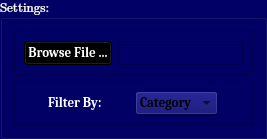
        <widget class="QGroupBox" name="groupBox">
         <property name="sizePolicy">
          <sizepolicy hsizetype="Minimum" vsizetype="Maximum">
           <horstretch>0</horstretch>
           <verstretch>0</verstretch>
          </sizepolicy>
         </property>
         <property name="palette">
          <palette>
           <active>
            <colorrole role="WindowText">
             <brush brushstyle="SolidPattern">
              <color alpha="255">
               <red>255</red>
               <green>255</green>
               <blue>255</blue>
              </color>
             </brush>
            </colorrole>
            <colorrole role="Button">
             <brush brushstyle="SolidPattern">
              <color alpha="255">
               <red>0</red>
               <green>0</green>
               <blue>102</blue>
              </color>
             </brush>
            </colorrole>
            <colorrole role="Base">
             <brush brushstyle="SolidPattern">
              <color alpha="255">
               <red>0</red>
               <green>0</green>
               <blue>102</blue>
              </color>
             </brush>
            </colorrole>
            <colorrole role="Window">
             <brush brushstyle="SolidPattern">
              <color alpha="255">
               <red>0</red>
               <green>0</green>
               <blue>102</blue>
              </color>
             </brush>
            </colorrole>
            <colorrole role="Highlight">
             <brush brushstyle="SolidPattern">
              <color alpha="255">
               <red>0</red>
               <green>0</green>
               <blue>0</blue>
              </color>
             </brush>
            </colorrole>
           </active>
           <inactive>
            <colorrole role="WindowText">
             <brush brushstyle="SolidPattern">
              <color alpha="255">
               <red>255</red>
               <green>255</green>
               <blue>255</blue>
              </color>
             </brush>
            </colorrole>
            <colorrole role="Button">
             <brush brushstyle="SolidPattern">
              <color alpha="255">
               <red>0</red>
               <green>0</green>
               <blue>102</blue>
              </color>
             </brush>
            </colorrole>
            <colorrole role="Base">
             <brush brushstyle="SolidPattern">
              <color alpha="255">
               <red>0</red>
               <green>0</green>
               <blue>102</blue>
              </color>
             </brush>
            </colorrole>
            <colorrole role="Window">
             <brush brushstyle="SolidPattern">
              <color alpha="255">
               <red>0</red>
               <green>0</green>
               <blue>102</blue>
              </color>
             </brush>
            </colorrole>
            <colorrole role="Highlight">
             <brush brushstyle="SolidPattern">
              <color alpha="255">
               <red>0</red>
               <green>0</green>
               <blue>0</blue>
              </color>
             </brush>
            </colorrole>
           </inactive>
           <disabled>
            <colorrole role="WindowText">
             <brush brushstyle="SolidPattern">
              <color alpha="255">
               <red>120</red>
               <green>120</green>
               <blue>120</blue>
              </color>
             </brush>
            </colorrole>
            <colorrole role="Button">
             <brush brushstyle="SolidPattern">
              <color alpha="255">
               <red>0</red>
               <green>0</green>
               <blue>102</blue>
              </color>
             </brush>
            </colorrole>
            <colorrole role="Base">
             <brush brushstyle="SolidPattern">
              <color alpha="255">
               <red>0</red>
               <green>0</green>
               <blue>102</blue>
              </color>
             </brush>
            </colorrole>
            <colorrole role="Window">
             <brush brushstyle="SolidPattern">
              <color alpha="255">
               <red>0</red>
               <green>0</green>
               <blue>102</blue>
              </color>
             </brush>
            </colorrole>
            <colorrole role="Highlight">
             <brush brushstyle="SolidPattern">
              <color alpha="255">
               <red>0</red>
               <green>120</green>
               <blue>215</blue>
              </color>
             </brush>
            </colorrole>
           </disabled>
          </palette>
         </property>
         <property name="font">
          <font>
           <family>Cambria Math</family>
           <pointsize>10</pointsize>
          </font>
         </property>
         <property name="toolTip">
          <string/>
         </property>
         <property name="statusTip">
          <string>Report Builder V1.0.0</string>
         </property>
         <property name="title">
          <string>Settings: </string>
         </property>
         <layout class="QVBoxLayout" name="verticalLayout_4">
          <item>
           <widget class="QFrame" name="frame_6">
            <property name="sizePolicy">
             <sizepolicy hsizetype="Minimum" vsizetype="Minimum">
              <horstretch>0</horstretch>
              <verstretch>0</verstretch>
             </sizepolicy>
            </property>
            <property name="frameShape">
             <enum>QFrame::StyledPanel</enum>
            </property>
            <property name="frameShadow">
             <enum>QFrame::Raised</enum>
            </property>
            <layout class="QHBoxLayout" name="horizontalLayout_4">
             <item>
              <widget class="QPushButton" name="btn_upload">
               <property name="sizePolicy">
                <sizepolicy hsizetype="Maximum" vsizetype="Fixed">
                 <horstretch>0</horstretch>
                 <verstretch>0</verstretch>
                </sizepolicy>
               </property>
               <property name="palette">
                <palette>
                 <active>
                  <colorrole role="WindowText">
                   <brush brushstyle="SolidPattern">
                    <color alpha="255">
                     <red>255</red>
                     <green>255</green>
                     <blue>255</blue>
                    </color>
                   </brush>
                  </colorrole>
                  <colorrole role="Button">
                   <brush brushstyle="SolidPattern">
                    <color alpha="255">
                     <red>0</red>
                     <green>0</green>
                     <blue>0</blue>
                    </color>
                   </brush>
                  </colorrole>
                  <colorrole role="Text">
                   <brush brushstyle="SolidPattern">
                    <color alpha="255">
                     <red>255</red>
                     <green>255</green>
                     <blue>255</blue>
                    </color>
                   </brush>
                  </colorrole>
                  <colorrole role="ButtonText">
                   <brush brushstyle="SolidPattern">
                    <color alpha="255">
                     <red>255</red>
                     <green>255</green>
                     <blue>255</blue>
                    </color>
                   </brush>
                  </colorrole>
                  <colorrole role="Base">
                   <brush brushstyle="SolidPattern">
                    <color alpha="255">
                     <red>0</red>
                     <green>0</green>
                     <blue>0</blue>
                    </color>
                   </brush>
                  </colorrole>
                  <colorrole role="Window">
                   <brush brushstyle="SolidPattern">
                    <color alpha="255">
                     <red>0</red>
                     <green>0</green>
                     <blue>0</blue>
                    </color>
                   </brush>
                  </colorrole>
                  <colorrole role="PlaceholderText">
                   <brush brushstyle="SolidPattern">
                    <color alpha="128">
                     <red>255</red>
                     <green>255</green>
                     <blue>255</blue>
                    </color>
                   </brush>
                  </colorrole>
                 </active>
                 <inactive>
                  <colorrole role="WindowText">
                   <brush brushstyle="SolidPattern">
                    <color alpha="255">
                     <red>255</red>
                     <green>255</green>
                     <blue>255</blue>
                    </color>
                   </brush>
                  </colorrole>
                  <colorrole role="Button">
                   <brush brushstyle="SolidPattern">
                    <color alpha="255">
                     <red>0</red>
                     <green>0</green>
                     <blue>0</blue>
                    </color>
                   </brush>
                  </colorrole>
                  <colorrole role="Text">
                   <brush brushstyle="SolidPattern">
                    <color alpha="255">
                     <red>255</red>
                     <green>255</green>
                     <blue>255</blue>
                    </color>
                   </brush>
                  </colorrole>
                  <colorrole role="ButtonText">
                   <brush brushstyle="SolidPattern">
                    <color alpha="255">
                     <red>255</red>
                     <green>255</green>
                     <blue>255</blue>
                    </color>
                   </brush>
                  </colorrole>
                  <colorrole role="Base">
                   <brush brushstyle="SolidPattern">
                    <color alpha="255">
                     <red>0</red>
                     <green>0</green>
                     <blue>0</blue>
                    </color>
                   </brush>
                  </colorrole>
                  <colorrole role="Window">
                   <brush brushstyle="SolidPattern">
                    <color alpha="255">
                     <red>0</red>
                     <green>0</green>
                     <blue>0</blue>
                    </color>
                   </brush>
                  </colorrole>
                  <colorrole role="PlaceholderText">
                   <brush brushstyle="SolidPattern">
                    <color alpha="128">
                     <red>255</red>
                     <green>255</green>
                     <blue>255</blue>
                    </color>
                   </brush>
                  </colorrole>
                 </inactive>
                 <disabled>
                  <colorrole role="WindowText">
                   <brush brushstyle="SolidPattern">
                    <color alpha="255">
                     <red>120</red>
                     <green>120</green>
                     <blue>120</blue>
                    </color>
                   </brush>
                  </colorrole>
                  <colorrole role="Button">
                   <brush brushstyle="SolidPattern">
                    <color alpha="255">
                     <red>0</red>
                     <green>0</green>
                     <blue>0</blue>
                    </color>
                   </brush>
                  </colorrole>
                  <colorrole role="Text">
                   <brush brushstyle="SolidPattern">
                    <color alpha="255">
                     <red>120</red>
                     <green>120</green>
                     <blue>120</blue>
                    </color>
                   </brush>
                  </colorrole>
                  <colorrole role="ButtonText">
                   <brush brushstyle="SolidPattern">
                    <color alpha="255">
                     <red>120</red>
                     <green>120</green>
                     <blue>120</blue>
                    </color>
                   </brush>
                  </colorrole>
                  <colorrole role="Base">
                   <brush brushstyle="SolidPattern">
                    <color alpha="255">
                     <red>0</red>
                     <green>0</green>
                     <blue>0</blue>
                    </color>
                   </brush>
                  </colorrole>
                  <colorrole role="Window">
                   <brush brushstyle="SolidPattern">
                    <color alpha="255">
                     <red>0</red>
                     <green>0</green>
                     <blue>0</blue>
                    </color>
                   </brush>
                  </colorrole>
                  <colorrole role="PlaceholderText">
                   <brush brushstyle="SolidPattern">
                    <color alpha="128">
                     <red>0</red>
                     <green>0</green>
                     <blue>0</blue>
                    </color>
                   </brush>
                  </colorrole>
                 </disabled>
                </palette>
               </property>
               <property name="font">
                <font>
                 <family>Cambria</family>
                 <pointsize>10</pointsize>
                 <weight>75</weight>
                 <bold>true</bold>
                </font>
               </property>
               <property name="cursor">
                <cursorShape>PointingHandCursor</cursorShape>
               </property>
               <property name="styleSheet">
                <string notr="true">QPushButton{
background-color:black;


}

QPushButton:hover:!pressed
{

    border: 2px solid lime;


}</string>
               </property>
               <property name="text">
                <string>Browse File ...</string>
               </property>
              </widget>
             </item>
             <item>
              <widget class="QLineEdit" name="lineEdit">
               <property name="sizePolicy">
                <sizepolicy hsizetype="Minimum" vsizetype="Fixed">
                 <horstretch>0</horstretch>
                 <verstretch>0</verstretch>
                </sizepolicy>
               </property>
               <property name="palette">
                <palette>
                 <active>
                  <colorrole role="WindowText">
                   <brush brushstyle="SolidPattern">
                    <color alpha="255">
                     <red>255</red>
                     <green>255</green>
                     <blue>255</blue>
                    </color>
                   </brush>
                  </colorrole>
                  <colorrole role="Button">
                   <brush brushstyle="SolidPattern">
                    <color alpha="255">
                     <red>0</red>
                     <green>0</green>
                     <blue>102</blue>
                    </color>
                   </brush>
                  </colorrole>
                  <colorrole role="Text">
                   <brush brushstyle="SolidPattern">
                    <color alpha="255">
                     <red>255</red>
                     <green>255</green>
                     <blue>255</blue>
                    </color>
                   </brush>
                  </colorrole>
                  <colorrole role="ButtonText">
                   <brush brushstyle="SolidPattern">
                    <color alpha="255">
                     <red>255</red>
                     <green>255</green>
                     <blue>255</blue>
                    </color>
                   </brush>
                  </colorrole>
                  <colorrole role="Base">
                   <brush brushstyle="SolidPattern">
                    <color alpha="255">
                     <red>0</red>
                     <green>0</green>
                     <blue>102</blue>
                    </color>
                   </brush>
                  </colorrole>
                  <colorrole role="Window">
                   <brush brushstyle="SolidPattern">
                    <color alpha="255">
                     <red>0</red>
                     <green>0</green>
                     <blue>102</blue>
                    </color>
                   </brush>
                  </colorrole>
                  <colorrole role="PlaceholderText">
                   <brush brushstyle="SolidPattern">
                    <color alpha="128">
                     <red>255</red>
                     <green>255</green>
                     <blue>255</blue>
                    </color>
                   </brush>
                  </colorrole>
                 </active>
                 <inactive>
                  <colorrole role="WindowText">
                   <brush brushstyle="SolidPattern">
                    <color alpha="255">
                     <red>255</red>
                     <green>255</green>
                     <blue>255</blue>
                    </color>
                   </brush>
                  </colorrole>
                  <colorrole role="Button">
                   <brush brushstyle="SolidPattern">
                    <color alpha="255">
                     <red>0</red>
                     <green>0</green>
                     <blue>102</blue>
                    </color>
                   </brush>
                  </colorrole>
                  <colorrole role="Text">
                   <brush brushstyle="SolidPattern">
                    <color alpha="255">
                     <red>255</red>
                     <green>255</green>
                     <blue>255</blue>
                    </color>
                   </brush>
                  </colorrole>
                  <colorrole role="ButtonText">
                   <brush brushstyle="SolidPattern">
                    <color alpha="255">
                     <red>255</red>
                     <green>255</green>
                     <blue>255</blue>
                    </color>
                   </brush>
                  </colorrole>
                  <colorrole role="Base">
                   <brush brushstyle="SolidPattern">
                    <color alpha="255">
                     <red>0</red>
                     <green>0</green>
                     <blue>102</blue>
                    </color>
                   </brush>
                  </colorrole>
                  <colorrole role="Window">
                   <brush brushstyle="SolidPattern">
                    <color alpha="255">
                     <red>0</red>
                     <green>0</green>
                     <blue>102</blue>
                    </color>
                   </brush>
                  </colorrole>
                  <colorrole role="PlaceholderText">
                   <brush brushstyle="SolidPattern">
                    <color alpha="128">
                     <red>255</red>
                     <green>255</green>
                     <blue>255</blue>
                    </color>
                   </brush>
                  </colorrole>
                 </inactive>
                 <disabled>
                  <colorrole role="WindowText">
                   <brush brushstyle="SolidPattern">
                    <color alpha="255">
                     <red>120</red>
                     <green>120</green>
                     <blue>120</blue>
                    </color>
                   </brush>
                  </colorrole>
                  <colorrole role="Button">
                   <brush brushstyle="SolidPattern">
                    <color alpha="255">
                     <red>0</red>
                     <green>0</green>
                     <blue>102</blue>
                    </color>
                   </brush>
                  </colorrole>
                  <colorrole role="Text">
                   <brush brushstyle="SolidPattern">
                    <color alpha="255">
                     <red>120</red>
                     <green>120</green>
                     <blue>120</blue>
                    </color>
                   </brush>
                  </colorrole>
                  <colorrole role="ButtonText">
                   <brush brushstyle="SolidPattern">
                    <color alpha="255">
                     <red>120</red>
                     <green>120</green>
                     <blue>120</blue>
                    </color>
                   </brush>
                  </colorrole>
                  <colorrole role="Base">
                   <brush brushstyle="SolidPattern">
                    <color alpha="255">
                     <red>0</red>
                     <green>0</green>
                     <blue>102</blue>
                    </color>
                   </brush>
                  </colorrole>
                  <colorrole role="Window">
                   <brush brushstyle="SolidPattern">
                    <color alpha="255">
                     <red>0</red>
                     <green>0</green>
                     <blue>102</blue>
                    </color>
                   </brush>
                  </colorrole>
                  <colorrole role="PlaceholderText">
                   <brush brushstyle="SolidPattern">
                    <color alpha="128">
                     <red>0</red>
                     <green>0</green>
                     <blue>0</blue>
                    </color>
                   </brush>
                  </colorrole>
                 </disabled>
                </palette>
               </property>
               <property name="font">
                <font>
                 <family>Cambria</family>
                 <pointsize>10</pointsize>
                 <weight>75</weight>
                 <bold>true</bold>
                </font>
               </property>
               <property name="text">
                <string/>
               </property>
              </widget>
             </item>
            </layout>
           </widget>
          </item>
          <item>
           <widget class="QFrame" name="frame_4">
            <property name="sizePolicy">
             <sizepolicy hsizetype="Minimum" vsizetype="Fixed">
              <horstretch>0</horstretch>
              <verstretch>0</verstretch>
             </sizepolicy>
            </property>
            <property name="frameShape">
             <enum>QFrame::StyledPanel</enum>
            </property>
            <property name="frameShadow">
             <enum>QFrame::Raised</enum>
            </property>
            <layout class="QHBoxLayout" name="horizontalLayout">
             <item>
              <widget class="QLabel" name="label">
               <property name="sizePolicy">
                <sizepolicy hsizetype="Maximum" vsizetype="Maximum">
                 <horstretch>0</horstretch>
                 <verstretch>0</verstretch>
                </sizepolicy>
               </property>
               <property name="palette">
                <palette>
                 <active>
                  <colorrole role="WindowText">
                   <brush brushstyle="SolidPattern">
                    <color alpha="255">
                     <red>255</red>
                     <green>255</green>
                     <blue>255</blue>
                    </color>
                   </brush>
                  </colorrole>
                  <colorrole role="Button">
                   <brush brushstyle="SolidPattern">
                    <color alpha="255">
                     <red>0</red>
                     <green>0</green>
                     <blue>102</blue>
                    </color>
                   </brush>
                  </colorrole>
                  <colorrole role="Base">
                   <brush brushstyle="SolidPattern">
                    <color alpha="255">
                     <red>0</red>
                     <green>0</green>
                     <blue>102</blue>
                    </color>
                   </brush>
                  </colorrole>
                  <colorrole role="Window">
                   <brush brushstyle="SolidPattern">
                    <color alpha="255">
                     <red>0</red>
                     <green>0</green>
                     <blue>102</blue>
                    </color>
                   </brush>
                  </colorrole>
                 </active>
                 <inactive>
                  <colorrole role="WindowText">
                   <brush brushstyle="SolidPattern">
                    <color alpha="255">
                     <red>255</red>
                     <green>255</green>
                     <blue>255</blue>
                    </color>
                   </brush>
                  </colorrole>
                  <colorrole role="Button">
                   <brush brushstyle="SolidPattern">
                    <color alpha="255">
                     <red>0</red>
                     <green>0</green>
                     <blue>102</blue>
                    </color>
                   </brush>
                  </colorrole>
                  <colorrole role="Base">
                   <brush brushstyle="SolidPattern">
                    <color alpha="255">
                     <red>0</red>
                     <green>0</green>
                     <blue>102</blue>
                    </color>
                   </brush>
                  </colorrole>
                  <colorrole role="Window">
                   <brush brushstyle="SolidPattern">
                    <color alpha="255">
                     <red>0</red>
                     <green>0</green>
                     <blue>102</blue>
                    </color>
                   </brush>
                  </colorrole>
                 </inactive>
                 <disabled>
                  <colorrole role="WindowText">
                   <brush brushstyle="SolidPattern">
                    <color alpha="255">
                     <red>120</red>
                     <green>120</green>
                     <blue>120</blue>
                    </color>
                   </brush>
                  </colorrole>
                  <colorrole role="Button">
                   <brush brushstyle="SolidPattern">
                    <color alpha="255">
                     <red>0</red>
                     <green>0</green>
                     <blue>102</blue>
                    </color>
                   </brush>
                  </colorrole>
                  <colorrole role="Base">
                   <brush brushstyle="SolidPattern">
                    <color alpha="255">
                     <red>0</red>
                     <green>0</green>
                     <blue>102</blue>
                    </color>
                   </brush>
                  </colorrole>
                  <colorrole role="Window">
                   <brush brushstyle="SolidPattern">
                    <color alpha="255">
                     <red>0</red>
                     <green>0</green>
                     <blue>102</blue>
                    </color>
                   </brush>
                  </colorrole>
                 </disabled>
                </palette>
               </property>
               <property name="font">
                <font>
                 <family>Cambria</family>
                 <pointsize>10</pointsize>
                 <weight>75</weight>
                 <bold>true</bold>
                </font>
               </property>
               <property name="text">
                <string>Filter By: </string>
               </property>
              </widget>
             </item>
             <item>
              <widget class="QComboBox" name="filter_by_Box">
               <property name="sizePolicy">
                <sizepolicy hsizetype="Maximum" vsizetype="Maximum">
                 <horstretch>0</horstretch>
                 <verstretch>0</verstretch>
                </sizepolicy>
               </property>
               <property name="baseSize">
                <size>
                 <width>0</width>
                 <height>0</height>
                </size>
               </property>
               <property name="palette">
                <palette>
                 <active>
                  <colorrole role="Button">
                   <brush brushstyle="SolidPattern">
                    <color alpha="255">
                     <red>0</red>
                     <green>0</green>
                     <blue>102</blue>
                    </color>
                   </brush>
                  </colorrole>
                  <colorrole role="Base">
                   <brush brushstyle="SolidPattern">
                    <color alpha="255">
                     <red>0</red>
                     <green>0</green>
                     <blue>102</blue>
                    </color>
                   </brush>
                  </colorrole>
                  <colorrole role="Window">
                   <brush brushstyle="SolidPattern">
                    <color alpha="255">
                     <red>0</red>
                     <green>0</green>
                     <blue>102</blue>
                    </color>
                   </brush>
                  </colorrole>
                 </active>
                 <inactive>
                  <colorrole role="Button">
                   <brush brushstyle="SolidPattern">
                    <color alpha="255">
                     <red>0</red>
                     <green>0</green>
                     <blue>102</blue>
                    </color>
                   </brush>
                  </colorrole>
                  <colorrole role="Base">
                   <brush brushstyle="SolidPattern">
                    <color alpha="255">
                     <red>0</red>
                     <green>0</green>
                     <blue>102</blue>
                    </color>
                   </brush>
                  </colorrole>
                  <colorrole role="Window">
                   <brush brushstyle="SolidPattern">
                    <color alpha="255">
                     <red>0</red>
                     <green>0</green>
                     <blue>102</blue>
                    </color>
                   </brush>
                  </colorrole>
                 </inactive>
                 <disabled>
                  <colorrole role="Button">
                   <brush brushstyle="SolidPattern">
                    <color alpha="255">
                     <red>0</red>
                     <green>0</green>
                     <blue>102</blue>
                    </color>
                   </brush>
                  </colorrole>
                  <colorrole role="Base">
                   <brush brushstyle="SolidPattern">
                    <color alpha="255">
                     <red>0</red>
                     <green>0</green>
                     <blue>102</blue>
                    </color>
                   </brush>
                  </colorrole>
                  <colorrole role="Window">
                   <brush brushstyle="SolidPattern">
                    <color alpha="255">
                     <red>0</red>
                     <green>0</green>
                     <blue>102</blue>
                    </color>
                   </brush>
                  </colorrole>
                 </disabled>
                </palette>
               </property>
               <property name="font">
                <font>
                 <family>Cambria</family>
                 <pointsize>10</pointsize>
                 <weight>75</weight>
                 <bold>true</bold>
                </font>
               </property>
               <property name="cursor">
                <cursorShape>PointingHandCursor</cursorShape>
               </property>
               <item>
                <property name="text">
                 <string>Category</string>
                </property>
               </item>
               <item>
                <property name="text">
                 <string>Date</string>
                </property>
               </item>
              </widget>
             </item>
            </layout>
           </widget>
          </item>
         </layout>
        </widget>
